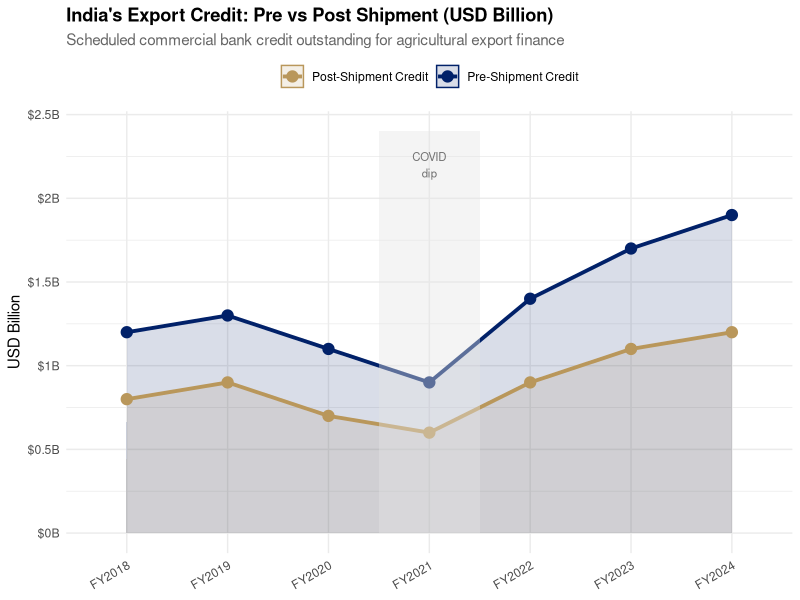
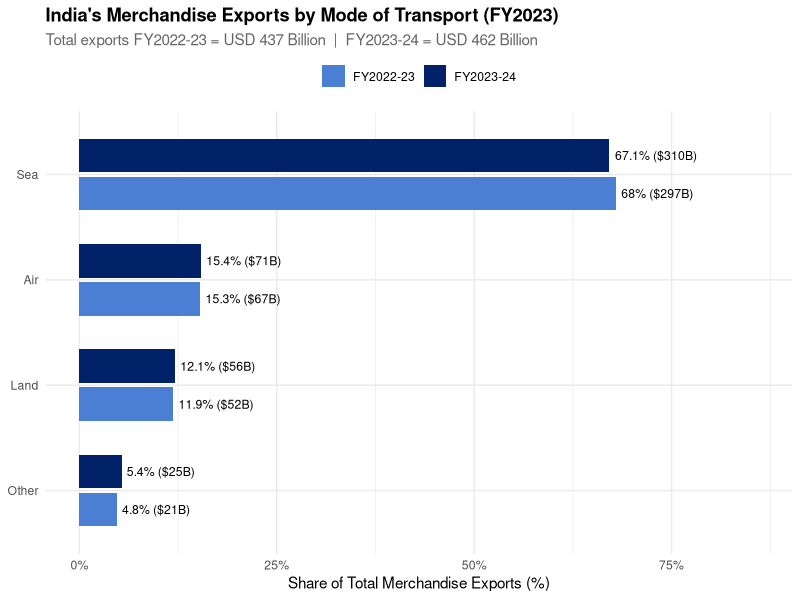

These figures' R source, in order:
## ---- chunk 1
#| label: fig-export-credit
#| fig-cap: "Pre-shipment credit dipped during COVID (FY2021) and recovered alongside export growth; post-shipment credit tracks pre-shipment with a structural lag.\nSource: RBI, Handbook of Statistics on Indian Economy."
#| warning: false
#| fig-align: center
#| fig-width: 9
#| fig-height: 5

library(ggplot2)
library(dplyr)
library(tidyr)

df_credit <- data.frame(
  Year = factor(
    c("FY2018","FY2019","FY2020","FY2021","FY2022","FY2023","FY2024"),
    levels = c("FY2018","FY2019","FY2020","FY2021","FY2022","FY2023","FY2024")),
  Pre_Shipment_B  = c(1.2, 1.3, 1.1, 0.9, 1.4, 1.7, 1.9),
  Post_Shipment_B = c(0.8, 0.9, 0.7, 0.6, 0.9, 1.1, 1.2)
)

df_long <- df_credit |>
  tidyr::pivot_longer(cols = c(Pre_Shipment_B, Post_Shipment_B),
                      names_to = "Type", values_to = "Value_B") |>
  dplyr::mutate(Type = ifelse(Type == "Pre_Shipment_B",
               "Pre-Shipment Credit", "Post-Shipment Credit"))

ggplot(df_long, aes(x = Year, y = Value_B, colour = Type, fill = Type, group = Type)) +
  geom_area(alpha = 0.15, position = "identity") +
  geom_line(linewidth = 1.3) +
  geom_point(size = 3.5) +
  annotate("rect", xmin = 3.5, xmax = 4.5, ymin = 0, ymax = 2.4, fill = "grey90", alpha = 0.4) +
  annotate("text", x = 4, y = 2.2, label = "COVID\ndip", size = 2.9, colour = "grey45", hjust = 0.5) +
  scale_colour_manual(values = c("Pre-Shipment Credit" = "#012169", "Post-Shipment Credit" = "#B9975B")) +
  scale_fill_manual(values = c("Pre-Shipment Credit" = "#012169", "Post-Shipment Credit" = "#B9975B")) +
  scale_y_continuous(limits = c(0, 2.4), labels = function(x) paste0("$", x, "B")) +
  labs(title = "India's Export Credit: Pre vs Post Shipment (USD Billion)",
       subtitle = "Scheduled commercial bank credit outstanding for agricultural export finance",
       x = NULL, y = "USD Billion", colour = NULL, fill = NULL) +
  theme_minimal(base_size = 11) +
  theme(legend.position = "top", plot.title = element_text(face = "bold"),
        plot.subtitle = element_text(colour = "grey40"),
        axis.text.x = element_text(angle = 30, hjust = 1))
## ---- chunk 2
#| label: fig-export-mode
#| fig-cap: "Sea freight dominates at ~68% of India's merchandise exports; air (~15%) and land (~12%) are secondary modes. Share composition is stable across both years.\nSource: DGCI&S / Ministry of Commerce and Industry, GoI."
#| warning: false
#| fig-align: center
#| fig-width: 9
#| fig-height: 5

library(ggplot2)
library(dplyr)

df_mode <- data.frame(
  Mode    = rep(c("Sea", "Air", "Land", "Other"), 2),
  Year    = rep(c("FY2022-23", "FY2023-24"), each = 4),
  Value_B = c(297, 67, 52, 21, 310, 71, 56, 25)
) |>
  dplyr::group_by(Year) |>
  dplyr::mutate(
    Share = round(Value_B / sum(Value_B) * 100, 1),
    Mode  = factor(Mode, levels = c("Other", "Land", "Air", "Sea"))
  ) |>
  dplyr::ungroup()

ggplot(df_mode, aes(x = Share, y = Mode, fill = Year)) +
  geom_col(position = position_dodge(width = 0.72), width = 0.64) +
  geom_text(aes(label = paste0(Share, "% ($", Value_B, "B)")),
    position = position_dodge(width = 0.72), hjust = -0.07, size = 3.1) +
  scale_fill_manual(values = c("FY2022-23" = "#4a7fd4", "FY2023-24" = "#012169")) +
  scale_x_continuous(limits = c(0, 86), labels = function(x) paste0(x, "%")) +
  labs(title = "India's Merchandise Exports by Mode of Transport (FY2023)",
       subtitle = "Total exports FY2022-23 = USD 437 Billion  |  FY2023-24 = USD 462 Billion",
       x = "Share of Total Merchandise Exports (%)", y = NULL, fill = NULL) +
  theme_minimal(base_size = 11) +
  theme(legend.position = "top", plot.title = element_text(face = "bold"),
        plot.subtitle = element_text(colour = "grey40"))
